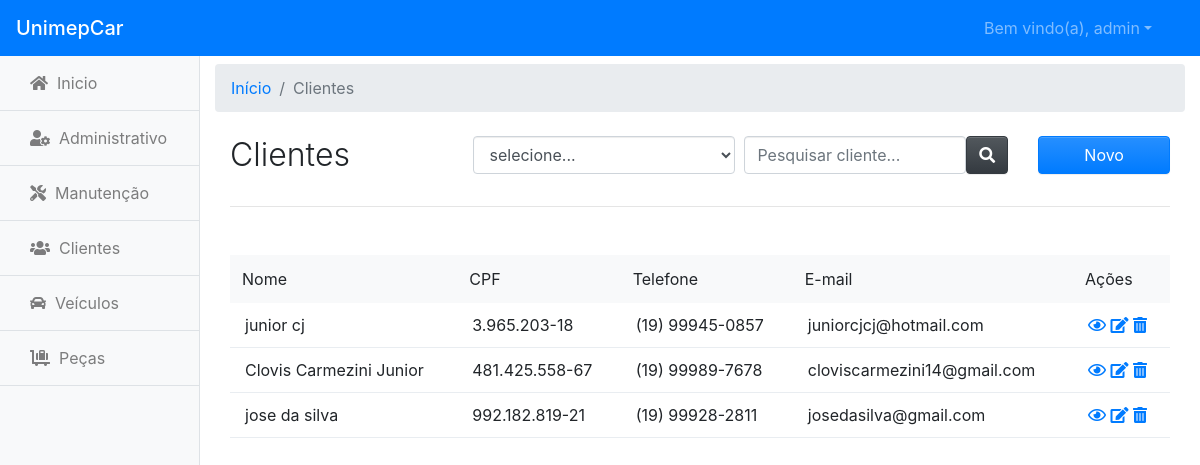
The page /cliente (signed in) on the database its author committed.
### tables this page shows
CREATE TABLE `cliente` (
  `id` int(11) NOT NULL,
  `nome` varchar(50) NOT NULL,
  `cpf` char(14) NOT NULL,
  `endereco` varchar(150) NOT NULL,
  `cidade` varchar(50) NOT NULL,
  `estado` char(2) NOT NULL,
  `cep` varchar(12) NOT NULL,
  `email` varchar(100) NOT NULL,
  `telefone` varchar(20) NOT NULL
);

### app/core/Controller.php (called while the page is built, shortened)
<?php
    class Controller{
        public function load($viewName, $viewData = []){
            extract($viewData);
            include 'app/views/'.$viewName.'.php';
        }
    }

### app/controllers/ClienteController.php (called while the page is built, shortened)
<?php
    class ClienteController extends Controller{
        public function index(){
            $cliente = new Cliente();
            $data['clientes'] = $cliente->lista();
            $data['view'] = 'cliente/index';
            $this->load('template',$data);
        }
    }

### app/core/Core.php (called while the page is built, shortened)
<?php
    class Core{
        private $parametros = [];
        public function run(){
            $c = new $controllerCorrente;
            call_user_func_array([$c, $this->getMetodo()],$this->getParametros());
        }
        public function getMetodo(){
            return 'index';
        }
        public function getParametros(){
            return $this->parametros;
        }
    }

### index.php (called while the page is built, shortened)
<?php
    require 'app/core/Core.php';
    $core = new Core();
    $core->run();

### app/core/Model.php (called while the page is built, shortened)
<?php
    abstract class Model{
        protected $db;
        protected $tabela;
        public function __construct(){
            $this->db = new \PDO('mysql:dbname='.BANCO.'; host='.SERVIDOR,USUARIO,SENHA);
            $this->db->exec("set names utf8");
        }
        public function lista(){
            $sql = 'select * from '.$this->tabela;
            $qry = $this->db->query($sql);
            return $qry->fetchAll(\PDO::FETCH_OBJ);
        }
    }

### app/views/cliente/Index.php (the view, shortened to what this page needs)
<div class="row">
    <div class="col-12 mt-2">
        <nav aria-label="breadcrumb">
            <ol class="breadcrumb">
                <li class="breadcrumb-item" aria-current="page"><a href="<?= URL_BASE?>">Início</a></li>
                <li class="breadcrumb-item active" aria-current="page">Clientes</li>
            </ol>
        </nav>
    </div>
</div>
<div class="container">
    <div class="row">
        <div class="col-md-3  mt-2">
            <h1 class="h2 font-weight-light">Clientes</h1>
        </div>
        <div class="col-md-7 mt-2">
            <form action="<?=URL_BASE.'cliente/pesquisa'?>" method="post">
                <div class="form-row">
                    <div class="form-group col">
                        <select name="campo" id="parametro_pesquisa" class="form-control">
                            <option value="0">selecione...</option>
                        </select>
                    </div>
                    <div class="form-group col">
                        <div class="input-group-append">
                            <input class="form-control" id="campo_pesquisa" name="res" type="text" placeholder="Pesquisar cliente...">
                            <button class="btn btn-dark" type="submit">
                                <i class="fas fa-search"></i>
                            </button>
                        </div>
                    </div>
                </div>
            </form>
        </div>
        <div class="col-md-2 mt-2">
            <a href="<?= URL_BASE.'cliente/new'?>" class="btn btn-primary btn-block">Novo</a>
        </div>
    </div>
    <hr>
    <div class="row justify-content-center">
        <div class="col-sm-10 col-md-12 mt-3">
            <div class="table-responsive mt-3">
                <?php
                    if(empty($clientes)){
                        echo '
                            <div class="alert alert-warning" role="alert">
                                <h4 class="alert-heading">Nenhum cliente encontrado!</h4>
                                <p>Sua pesquisa não retornou nada.</p>
                                <hr>
                                <p class="mb-0">Caso não possua um cliente, clique em novo para adicionar.</p>
                            </div>
                        ';
                    }
                    else{
                ?>
                <table class="table table-borderless">
                    <thead>
                        <tr class="bg-light">
                            <th class="font-weight-normal">Nome</th>
                            <th class="font-weight-normal">CPF</th>
                            <th class="font-weight-normal">Telefone</th>
                            <th class="font-weight-normal">E-mail</th>
                            <th class="font-weight-normal">Ações</th>
                        </tr>
                    </thead>
                    <tbody>
                <?php
                        foreach($clientes as $c){
                            echo'
                                <tr class="cor_tabela">
                                    <td>'.$c->nome.'</td>
                                    <td>'.$c->cpf.'</td>
                                    <td>'.$c->telefone.'</td>
                                    <td>'.$c->email.'</td>
                                    <td>
                                        <a href="'.URL_BASE.'cliente/detail/'.$c->id.'"><i class="far fa-eye text-primary"></i></a>
                                        <a href="'.URL_BASE.'cliente/edita/'.$c->id.'"><i class="fas fa-edit text-primary"></i></a>
                                        <a href="#" class="modal_btn" data-toggle="modal" data-target="#clienteModal" id="'.$c->id.'"><i class="fas fa-trash-alt text-primary"></i></a>
                                    </td>
                                </tr>
                            ';
                        }
                    }
                ?>
                    </tbody>
                </table>
            </div>
        </div>
    </div>
</div>

### assets/css/style.css (style rules this page uses)
.table td { padding: 10px 15px; vertical-align: middle; }
.table tbody tr { border-bottom:1px solid #e9edf1; }

### rows shown on the page
cliente: nome "junior cj", cpf "3.965.203-18", telefone "(19) 99945-0857", email "juniorcjcj@hotmail.com"
cliente: nome "Clovis Carmezini Junior", cpf "481.425.558-67", telefone "(19) 99989-7678", email "cloviscarmezini14@gmail.com"
cliente: nome "jose da silva", cpf "992.182.819-21", telefone "(19) 99928-2811", email "josedasilva@gmail.com"

### other values the page prints
$_SESSION['nome'] "admin"
